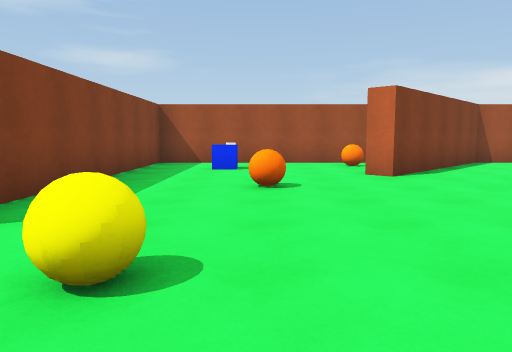
view 1 (above)

21 first-person views from a walk through a scene from a Unity 3-D project. The camera is 1.3 m above the floor, tilts 6° down and sees 70° across. The floor is counted in squares, 2 m on a side. Each view is taken from the middle of a square. On the plan, view 1 faces up. The plan holds only what a view shows up to about 11 squares ahead; the rest is blank. Surface patterns are stand-ins for the level's own textures.

view 2
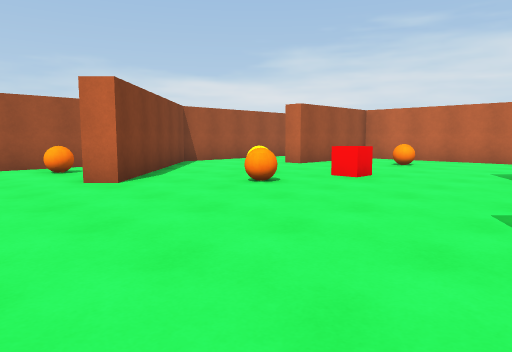

view 3
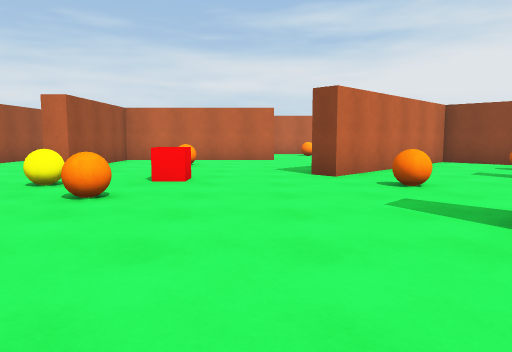

view 4
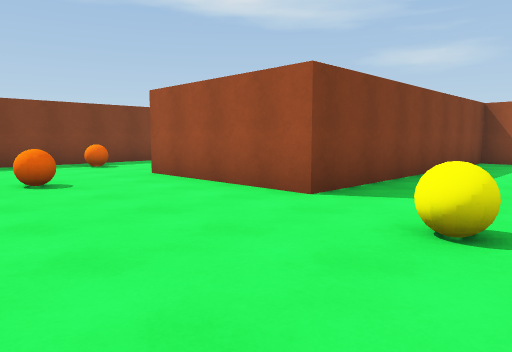

view 5
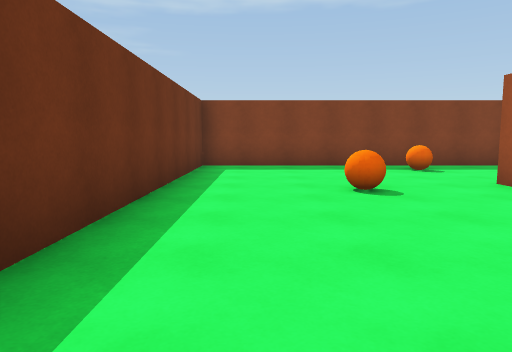

view 6
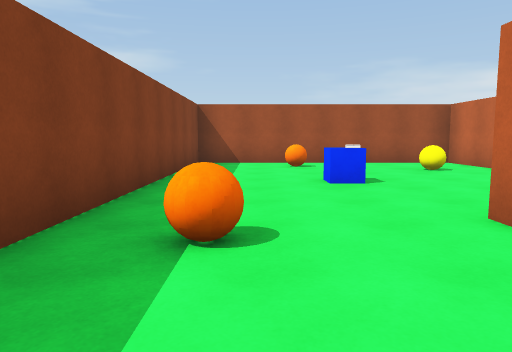

view 7
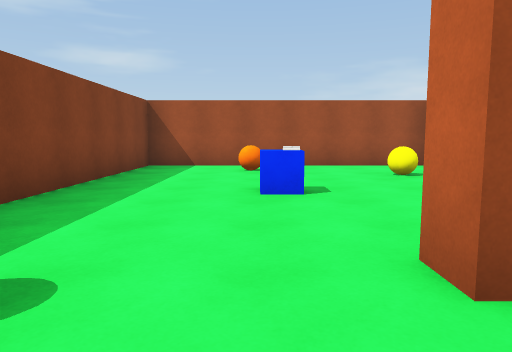

view 8
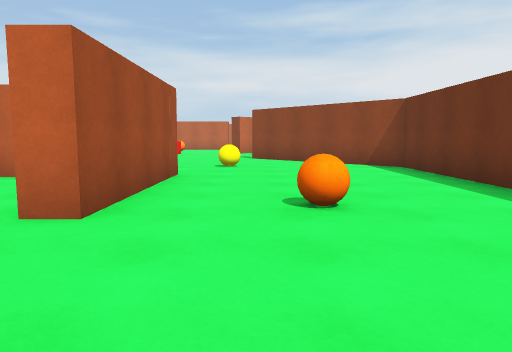

view 9
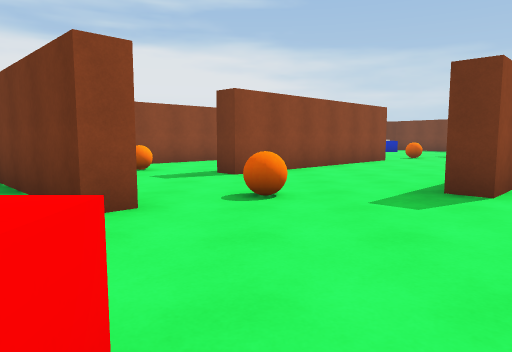

view 10
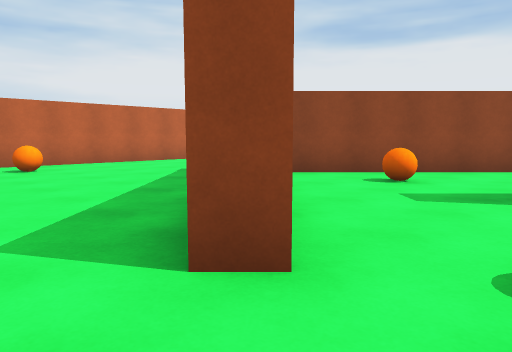

view 11
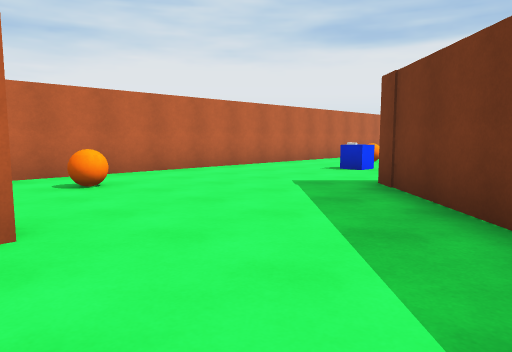

view 12
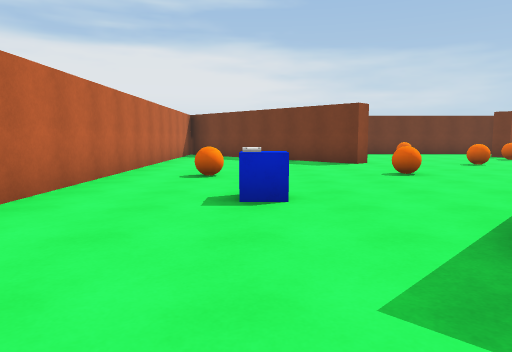

view 13
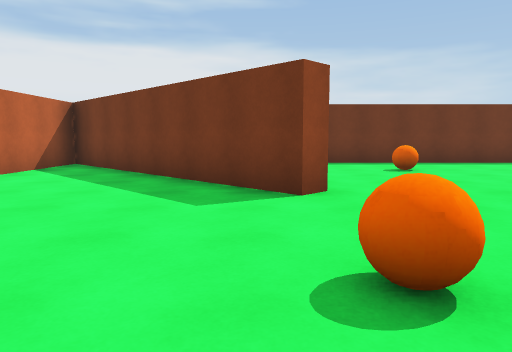

view 14
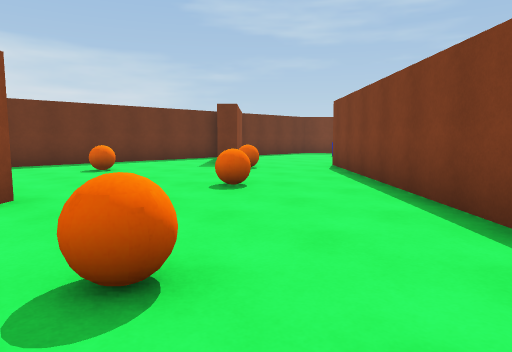

view 15
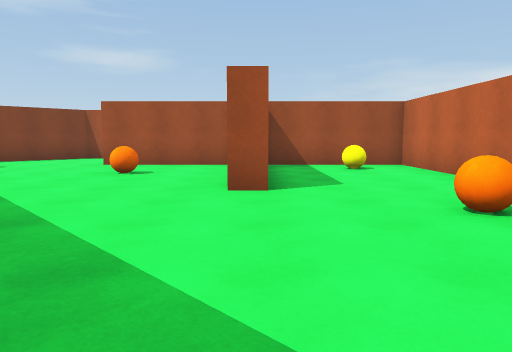

view 16
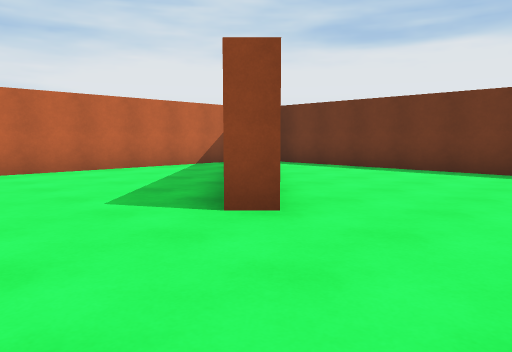

view 17
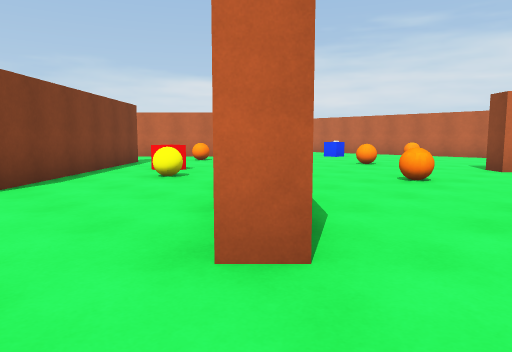

view 18
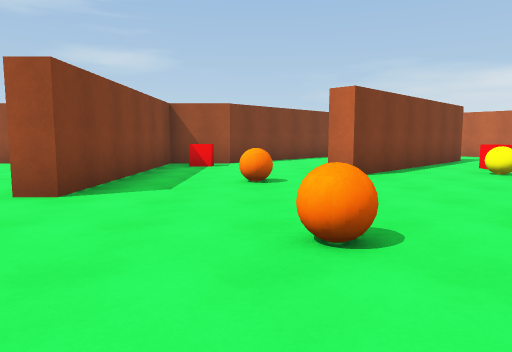

view 19
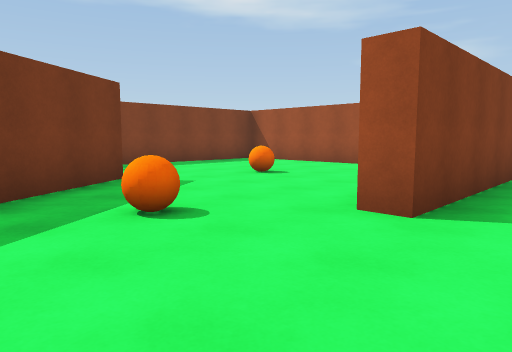

view 20
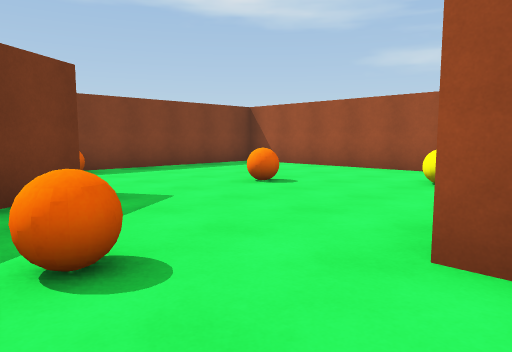

view 21
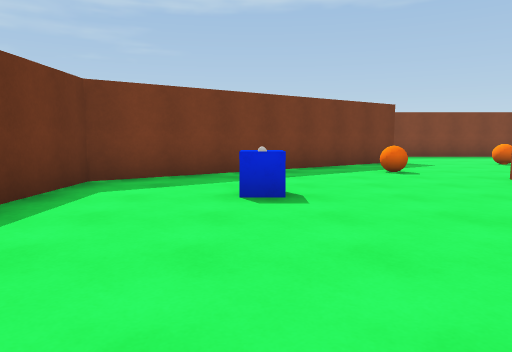

### Floor plan
Ten units are one square. View 1 is at (0, 0); x grows to the right and y downward. Boxes are objects, and circles mark ways between rooms. Rooms are numbered by the first view taken in them; rooms with no view inside come last. Other rooms are left out.
<svg viewBox="-100 -100 250 250">
<path fill="none" stroke="#000" d="M11 9 -7 27M-30 -76 -30 -95 -95 -95 -95 22 -9 22 24 -11 29 -7M31 -95 -25 -95 -25 -24 -61 -24 -61 -30M20 48 54 14 57 18 23 52M72 -95 57 -95 23 -61 19 -65M107 -24 107 -68 73 -68 73 -72M61 56 97 20 61 -17 64 -20 78 -6M111 -95 92 -95M69 55 25 99M91 94 95 91 145 141 145 -68 112 -68M78 -6 104 20M112 -24 107 -24M37 120 41 124M34 145 136 145M25 99 21 95M23 52 16 59 13 55 20 48M28 129 37 120M-53 102 -24 145 -5 145M-7 27 -22 27 -22 80 -28 80M-66 84 -53 102M-44 27 -95 27 -95 75"/>
<rect x="-85" y="-25" width="10" height="10" fill="#bbb"><title>orange ball</title></rect>
<rect x="-75" y="-55" width="10" height="10" fill="#bbb"><title>other object</title></rect>
<rect x="-75" y="-85" width="10" height="10" fill="#bbb"><title>orange ball</title></rect>
<rect x="-65" y="-5" width="10" height="10" fill="#bbb"><title>orange ball</title></rect>
<rect x="-45" y="-75" width="10" height="10" fill="#bbb"><title>yellow ball</title></rect>
<rect x="-15" y="-25" width="10" height="10" fill="#bbb"><title>yellow ball</title></rect>
<rect x="-15" y="-85" width="10" height="10" fill="#bbb"><title>other object</title></rect>
<rect x="-5" y="-55" width="10" height="10" fill="#bbb"><title>orange ball</title></rect>
<rect x="15" y="-85" width="10" height="10" fill="#bbb"><title>orange ball</title></rect>
<rect x="35" y="55" width="10" height="10" fill="#bbb"><title>yellow ball</title></rect>
<rect x="35" y="-55" width="10" height="10" fill="#bbb"><title>orange ball</title></rect>
<rect x="45" y="35" width="10" height="10" fill="#bbb"><title>red cube</title></rect>
<rect x="45" y="-15" width="10" height="10" fill="#bbb"><title>orange ball</title></rect>
<rect x="45" y="-65" width="10" height="10" fill="#bbb"><title>yellow ball</title></rect>
<rect x="55" y="-45" width="10" height="10" fill="#bbb"><title>red cube</title></rect>
<rect x="65" y="15" width="10" height="10" fill="#bbb"><title>orange ball</title></rect>
<rect x="85" y="-55" width="10" height="10" fill="#bbb"><title>orange ball</title></rect>
<rect x="45" y="105" width="10" height="10" fill="#bbb"><title>orange ball</title></rect>
<rect x="65" y="115" width="10" height="10" fill="#bbb"><title>orange ball</title></rect>
<rect x="65" y="85" width="10" height="10" fill="#bbb"><title>orange ball</title></rect>
<rect x="85" y="65" width="10" height="10" fill="#bbb"><title>orange ball</title></rect>
<rect x="115" y="35" width="10" height="10" fill="#bbb"><title>other object</title></rect>
<rect x="125" y="55" width="10" height="10" fill="#bbb"><title>orange ball</title></rect>
<rect x="125" y="-15" width="10" height="10" fill="#bbb"><title>orange ball</title></rect>
<rect x="125" y="-65" width="10" height="10" fill="#bbb"><title>yellow ball</title></rect>
<rect x="-15" y="115" width="10" height="10" fill="#bbb"><title>other object</title></rect>
<rect x="-15" y="35" width="10" height="10" fill="#bbb"><title>red cube</title></rect>
<rect x="-5" y="55" width="10" height="10" fill="#bbb"><title>orange ball</title></rect>
<rect x="5" y="95" width="10" height="10" fill="#bbb"><title>orange ball</title></rect>
<rect x="-85" y="75" width="10" height="10" fill="#bbb"><title>other object</title></rect>
<rect x="-65" y="55" width="10" height="10" fill="#bbb"><title>orange ball</title></rect>
<rect x="-45" y="85" width="10" height="10" fill="#bbb"><title>orange ball</title></rect>
<rect x="-45" y="45" width="10" height="10" fill="#bbb"><title>yellow ball</title></rect>
<circle cx="95" cy="-15" r="3" fill="#2a7"/>
<circle cx="25" cy="50" r="3" fill="#2a7"/>
<circle cx="35" cy="105" r="3" fill="#2a7"/>
<circle cx="-35" cy="95" r="3" fill="#2a7"/>
<text x="10" y="-30">1</text>
<text x="100" y="60">2</text>
<text x="0" y="90">3</text>
<text x="-60" y="60">4</text>
</svg>
Room 1 opens to room 2. Room 1 opens to room 3. Room 2 opens to room 3. Room 3 opens to room 4.

Where each view was taken, in squares from view 1:
view 1: 0 up, 0 right, facing up
view 2: 1 up, 0 right, facing up-right
view 3: 3 up, 0 right, facing right
view 4: 1 down, 0 right, facing up-left
view 5: 1 down, 1 left, facing left
view 6: 0 up, 8 left, facing up
view 7: 1 up, 7 left, facing up
view 8: 1 up, 9 left, facing right
view 9: 5 up, 5 right, facing down
view 10: 3 up, 5 right, facing down-right
view 11: 3 up, 8 right, facing down-right
view 12: 0 up, 12 right, facing down
view 13: 5 down, 10 right, facing down
view 14: 5 down, 10 right, facing down-left
view 15: 2 down, 11 right, facing up
view 16: 7 down, 7 right, facing down-right
view 17: 11 down, 1 right, facing up-right
view 18: 12 down, 0 right, facing up
view 19: 11 down, 1 left, facing up-left
view 20: 10 down, 2 left, facing up-left
view 21: 12 down, 3 right, facing left
